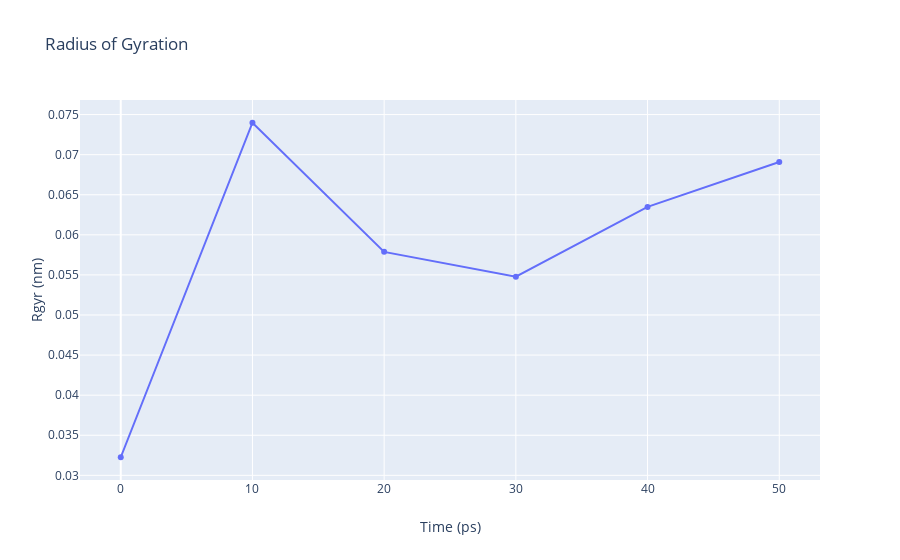

Source (notebook cell):
### Code cell
import plotly
import plotly.graph_objs as go

# Read Rgyr data from file 
with open(output_rgyr,'r') as rgyr_file:
    x,y = map(
        list,
        zip(*[
            (float(line.split()[0]),float(line.split()[1]))
            for line in rgyr_file 
            if not line.startswith(("#","@")) 
        ])
    )

plotly.offline.init_notebook_mode(connected=True)

fig = ({
    "data": [go.Scatter(x=x, y=y)],
    "layout": go.Layout(title="Radius of Gyration",
                        xaxis=dict(title = "Time (ps)"),
                        yaxis=dict(title = "Rgyr (nm)")
                       )
})

plotly.offline.iplot(fig)

### Figure 1 — Plotly figure (JSON) as saved in the notebook; plotly's stock layout.template omitted (floating-point values rounded to 4 significant figures)
{"data": [{"type": "scatter", "x": [0, 10, 20, 30, 40, 50], "y": [0.03226, 0.07398, 0.05788, 0.05479, 0.06348, 0.06909]}], "layout": {"title": {"text": "Radius of Gyration"}, "xaxis": {"title": {"text": "Time (ps)"}}, "yaxis": {"title": {"text": "Rgyr (nm)"}}}}
